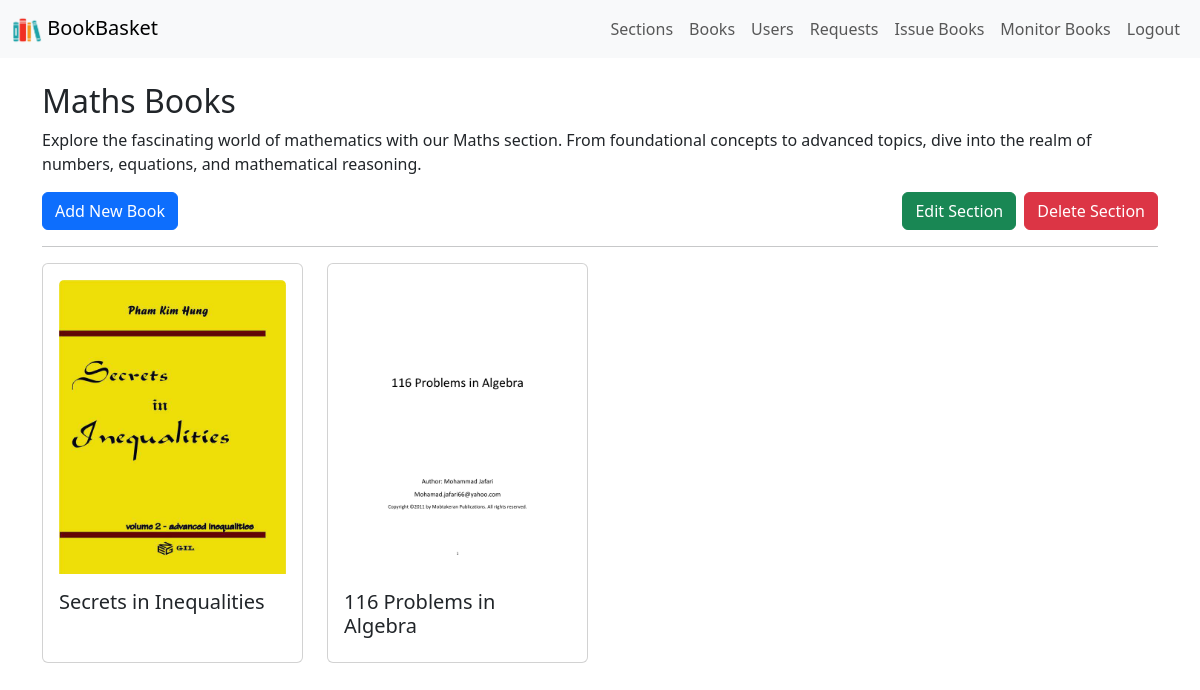
/section/1 (signed in), run on the app's committed database.
### app.py (models this page shows, shortened)
class Section(db.Model):
	_id = db.Column("id", db.Integer, primary_key=True)
	name = db.Column(db.String(100), unique=True, nullable=False)
	date_created = db.Column(db.DateTime, default=datetime.utcnow)
	description = db.Column(db.Text, nullable=True)

class Book(db.Model):
	_id = db.Column("id", db.Integer, primary_key=True)
	title = db.Column("title", db.String(100), nullable=False)
	author = db.Column("author", db.String(255), nullable=False)
	date_added = db.Column(db.DateTime, nullable=False, default=datetime.utcnow)
	description = db.Column("description", db.Text, nullable=True)
	file_path = db.Column(db.String(255), nullable=False)
	cover_path = db.Column(db.String(255), nullable=False)
	section_id = db.Column(db.Integer, db.ForeignKey('section.id'))
	rating = db.Column(db.Float, nullable=False, default=0.0)
	section = db.relationship('Section', backref=db.backref('book', lazy=True))

### app.py (the view)
@app.route("/section/<int:section_id>")
def section_books_librarian(section_id):
	if "lib_id" in session:
		section = Section.query.get(section_id)
		books = Book.query.filter_by(section_id=section_id).all()
		return render_template("section_books_librarian.html", section = section, books = books)
	flash("You need to login as librarian to view sections!", "warning")
	return redirect(url_for("librarian_login"))

### templates/section_books_librarian.html (shortened to what this page needs)
{% extends "base.html" %}
{% block body %}
{% include "navbar3.html" %}
<div class="container mt-4">
    <h2>{{ section.name }} Books</h2>
    <p>{{ section.description }}</p>
    <div class="d-flex justify-content-between">
        <div>
            <form method="GET" action="/add-book">
                <button type="submit" class="btn btn-primary">Add New Book</button>
            </form>
        </div>
        <div class="d-flex flex-row">
            <a href="/edit-section/{{ section._id }}" class="btn btn-success me-2">Edit Section</a>
            <form method="POST" action="{{ url_for('delete_section') }}">
                <button type="submit" onclick="return confirm('Are you sure you want to delete this section?')" class="btn btn-danger">Delete Section</button>
            </form>
        </div>
    </div>
    <hr>
    {% if books %}
        <div class="row">
            {% for book in books %}
                <div class="col-sm-3 mb-4">
                    <a href="/book/{{ book._id }}" class="card-link">
                        <div class="card h-100">
                            <div class="card-body">
                                <img src="{{ url_for('static', filename=book.cover_path[7:]) }}" class="card-img-top" alt="Book Cover">
                                <h5 class="card-title mt-3">{{ book.title }}</h5>
                            </div>
                        </div>
                    </a>
                </div>
            {% endfor %}
        </div>
    {% else %}
        <p>No books found for this section.</p>
    {% endif %}
</div>
{% endblock %}

### templates/section_books_librarian.html (style rules this page uses)
.card-link { text-decoration: none; color: inherit; }

### data on the page
Section: name "Maths", description "Explore the fascinating world of mathematics with our Maths section. From foundational concepts to advanced topics, dive into the realm of numbers, equations, and mathematical reasoning."
Book: cover_path (picture), title "Secrets in Inequalities"
Book: cover_path (picture), title "116 Problems in Algebra"
